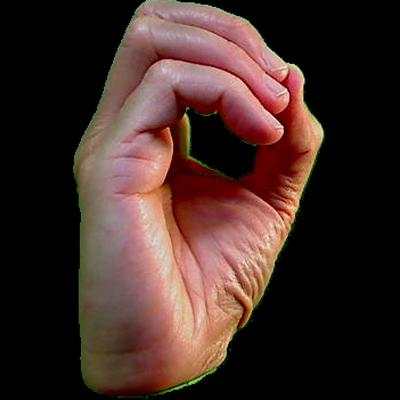
#> input picture asl_dataset/0/hand1_0_right_seg_3_cropped.jpeg, 400 x 400 px; its folder holds only this picture in this run
$ python preproccessing.py
#> lines starting #> are read from the running program, lines starting #| are printed output that depends on the picture; after the words box and inside, x2 and y2 are one past the last pixel; in counts of white or black regions, pixels touching at a corner belong together
import os
import cv2
import numpy as np
import matplotlib.pyplot as plt
from sklearn.model_selection import train_test_split

directory_path = 'asl_dataset/'

# Parameters
img_size = 32
validation_split = 0.2
test_split = 0.1

# Function to load images and labels using OpenCV
def load_images_from_directory(directory_path, img_size):
#> called with directory_path = 'asl_dataset/', img_size = 32
    images = []
    labels = []
    class_names = sorted(os.listdir(directory_path))  # Get sorted class names
    for label, class_name in enumerate(class_names):
        class_dir = os.path.join(directory_path, class_name)
        for img_name in os.listdir(class_dir):
            img_path = os.path.join(class_dir, img_name)
            img = cv2.imread(img_path)  # Load image using OpenCV
#> img is the input picture: shape (400, 400, 3); mean B, G, R 39.2, 44.1, 65.7
            img = cv2.flip(img, 1)  # Flip image horizontally (mirror-wise)
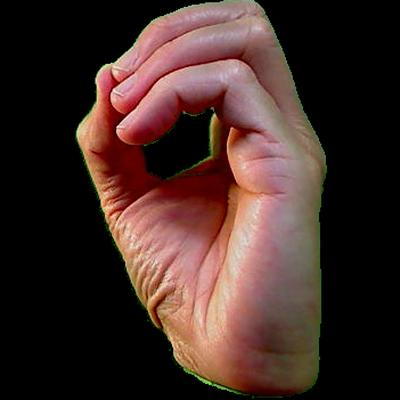
#> img: shape (400, 400, 3); mean B, G, R 39.2, 44.1, 65.7
            img = cv2.cvtColor(img, cv2.COLOR_BGR2GRAY)  # Convert to grayscale
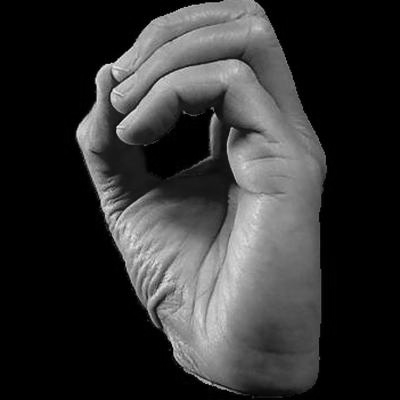
#> img: shape (400, 400); min 0, max 243, mean 50
            img = cv2.GaussianBlur(img, (15, 15), 0)  # Apply Gaussian blur
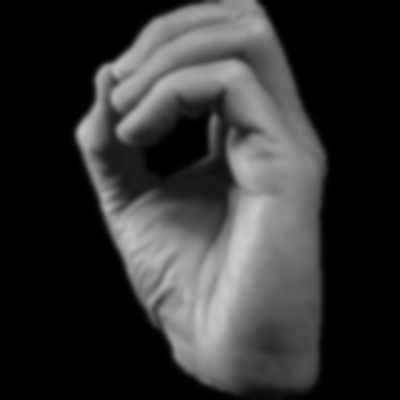
#> img: shape (400, 400); min 0, max 203, mean 50
            _, img = cv2.threshold(img, 161, 255, cv2.THRESH_BINARY)  # Apply thresholding
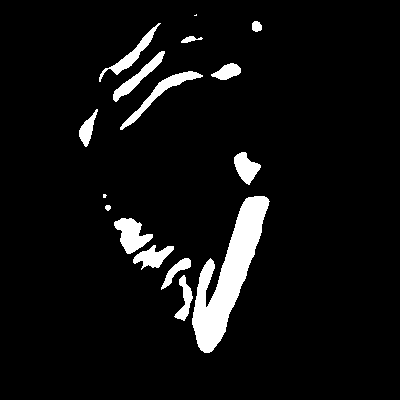
#> img: shape (400, 400); 6.3% white; 16 white regions (2 under 20 px), largest, box (x1, y1, x2, y2) and area: (192, 196, 270, 353) 4775, (114, 218, 153, 254) 772, (120, 71, 203, 130) 766
            img = cv2.resize(img, (img_size, img_size))  # Resize image
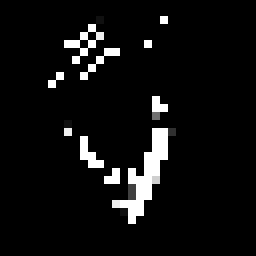
#> img: shape (32, 32) (shown 8 times larger); min 0, max 255, mean 14.9
            img = img.astype('float32') / 255.0  # Normalize image
            images.append(img)
            labels.append(label)  # Append corresponding label
#> pass 2 of the loop in load_images_from_directory, `for label, class_name in enumerate(class_names):`:
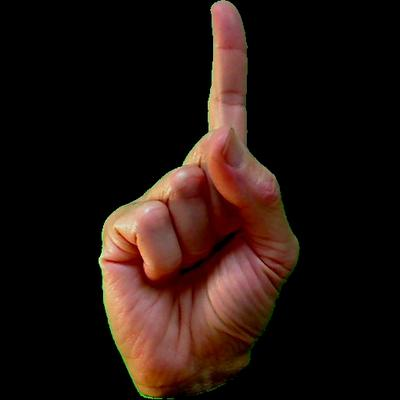
#> input picture asl_dataset/1/hand1_1_left_seg_1_cropped.jpeg, 400 x 400 px
#> in load_images_from_directory, img is the input picture: shape (400, 400, 3); mean B, G, R 14.8, 19.6, 33.8
#> in load_images_from_directory, `img = cv2.GaussianBlur(img, (15, 15), 0)`:
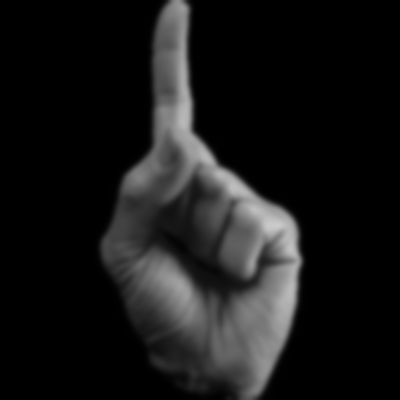
#> img: shape (400, 400); min 0, max 203, mean 23.3
#> in load_images_from_directory, `_, img = cv2.threshold(img, 161, 255, cv2.THRESH_BINARY)`:
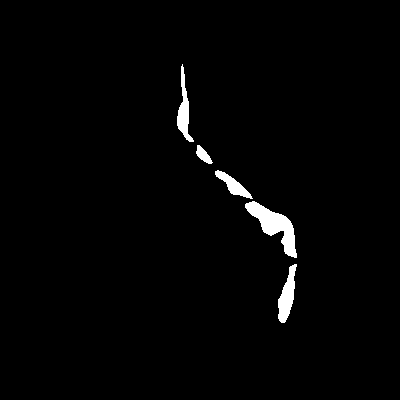
#> img: shape (400, 400); 1.7% white; 5 white regions, box (x1, y1, x2, y2) and area: (245, 201, 297, 258) 1119, (278, 264, 297, 323) 593, (177, 64, 194, 142) 517, (215, 170, 253, 199) 384, (196, 145, 213, 164) 160
    return np.array(images), np.array(labels), class_names

# Load the dataset using OpenCV
images, labels, class_names = load_images_from_directory(directory_path, img_size)
#> labels = [0, 1]; class_names = ['0', '1']

# Add a channel dimension to images for grayscale (necessary for CNN models)
images = np.expand_dims(images, axis=-1)

# Split the dataset into training, validation, and test sets
#> (the run stopped early here; a loop or call above may not have finished)
